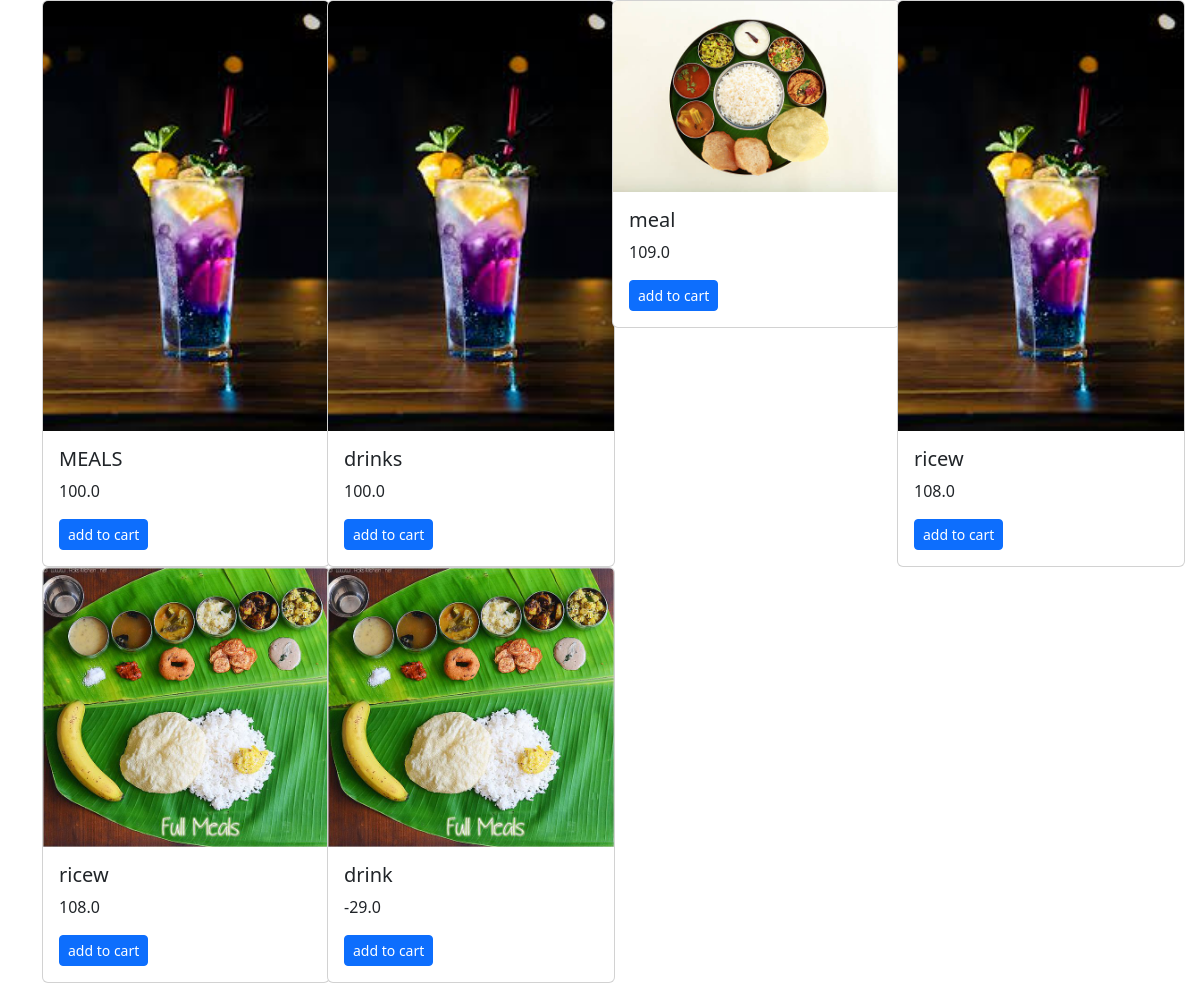
Page /viewpdt/ on the committed database.
### seller/models.py (models this page shows)
class Product(models.Model):
    name = models.TextField(max_length=50, null=True)
    price = models.FloatField(null=True)
    description = models.TextField(max_length=100, null=True)
    image = models.ImageField(upload_to='photos', null=True)
    category=models.ForeignKey(Category,on_delete= models.CASCADE,null=True)

### customer/views.py (the view)
# urls.py: path('viewpdt/',views.viewpdt,name='viewpdt'),
def  viewpdt(request):
     pdt=Product.objects.all()
     return  render(request,'customer/viewpdt.html',{'products':pdt})

### customer/templates/customer/viewpdt.html (shortened to what this page needs)
{% load static %}
<!DOCTYPE html>
<html lang="en">
<head>
    <link href="https://cdn.jsdelivr.net/npm/bootstrap@5.3.3/dist/css/bootstrap.min.css" rel="stylesheet">
</head>
<body>
    <div class="container">
        <div class="row">
            {% for i in products %}
            <div class="col-3">
                <div class="card" style="width: 18rem;">
                    <img src="{{i.image.url}}" class="card-img-top" alt="...">
                    <div class="card-body">
                      <h5 class="card-title">{{i.name}}</h5>
                      <p class="card-text">{{i.price}}</p>
                     <form action="{% url 'customer:add_to_cart' i.id %}" method="post">
                         <button type="submit" class="btn btn-primary btn-sm">add to cart</button>
                        </form>
                    </div>
                  </div>
            </div>
            {% endfor %}
        </div>
    </div>
</body>
</html>

### rows in the picture
Product: image (picture), name "MEALS", price "100.0"
Product: image (picture), name "drinks", price "100.0"
Product: image (picture), name "meal", price "109.0"
Product: image (picture), name "ricew", price "108.0"
Product: image (picture), name "ricew", price "108.0"
Product: image (picture), name "drink", price "-29.0"
